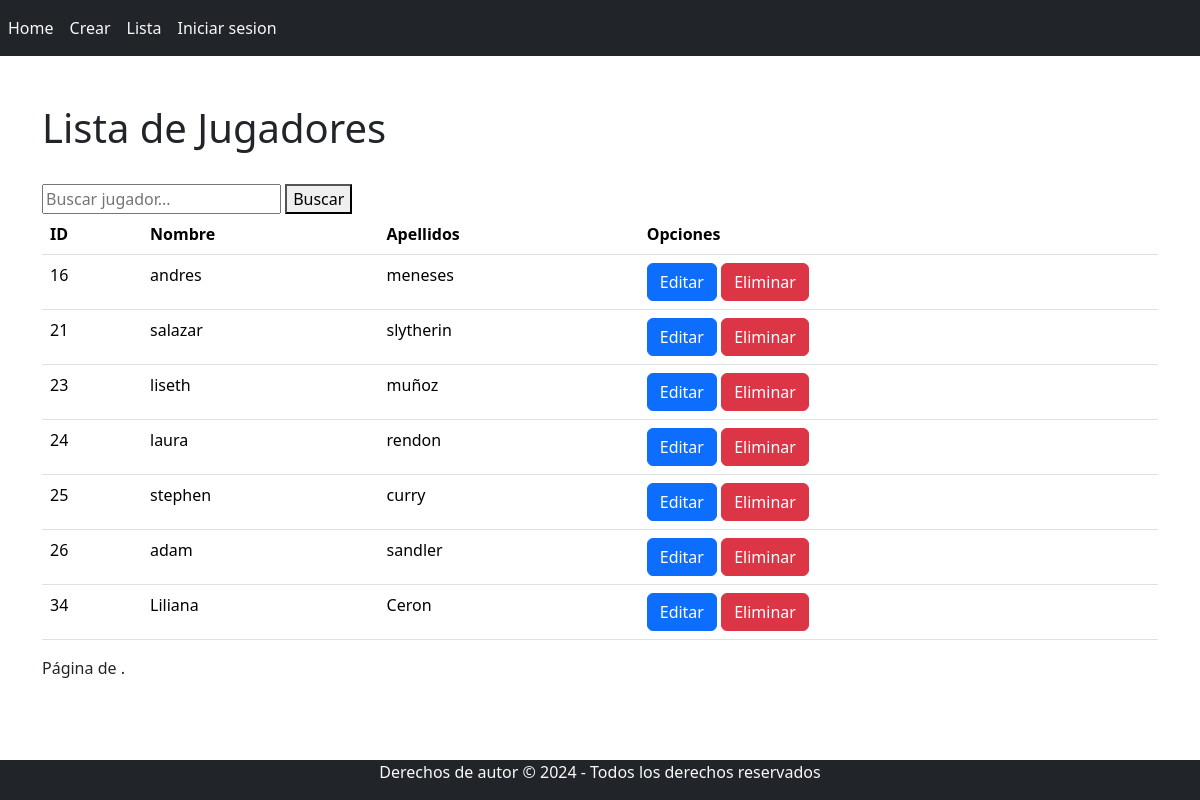
The app's page /lista/ with its own data.
### apps/funciones/models.py (models this page shows)
class Jugador(models.Model):
    nombre = models.CharField(max_length=100)
    apellido = models.CharField(max_length=100)

### apps/funciones/views.py (the view)
# urls.py: path('lista/', listado.as_view(), name='listar_jugador'),
class listado(ListView):
    template_name = 'listar_jugador.html'
    context_object_name = 'page_obj'
    queryset = Jugador.objects.filter()

### template/listar_jugador.html (shortened to what this page needs)
{% extends 'index.html' %}
{% block body %}
<!DOCTYPE html>
<html lang="es">
<head>
</head>
<body>
<div class="container mt-5">
    <h1>Lista de Jugadores</h1>
<br>
    <form method="GET" action="{% url 'buscar_jugadores' %}">
        <input type="text" name="q" placeholder="Buscar jugador...">
        <button type="submit">Buscar</button>
    </form>
    <table class="table">
        <thead class="thead-dark">
            <tr>
                <th>ID</th>
                <th>Nombre</th>
                <th>Apellidos</th>
                <th>Opciones</th>
            </tr>
        </thead>
        <tbody>
            {% for jugador in  page_obj %}
            <tr>
                <td>{{ jugador.id }}</td>
                <td>{{ jugador.nombre }}</td>
                <td>{{ jugador.apellido }}</td>
                <td>
                    <a href="{% url 'actualizar' jugador.id %}" class="btn btn-primary">Editar</a>
                    <a href="{% url 'eliminar' jugador.id %}" class="btn btn-danger">Eliminar</a>
                </td>
            </tr>
            {% endfor %}
        </tbody>
    </table>
    <div class="pagination">
        <span class="step-links">
            <span class="current">
                Página {{ page_obj.number }} de {{ page_obj.paginator.num_pages }}.
            </span>
        </span>
    </div>
</div>
</body>
</html>
{% endblock body %}

### template/index.html (shortened to what this page needs)
<!DOCTYPE html>
<html lang="en">
<head>
    {% load static%}
    <link rel="stylesheet" href="{% static 'bootstrap/css/bootstrap.min.css' %}">
</head>
<body>
<nav class="navbar navbar-expand-lg navbar-dark bg-dark">
  <div class="collapse navbar-collapse text-light" id="navbarSupportedContent">
    <ul class="navbar-nav mr-auto">
      <li class="nav-item active ">
        <a class="nav-link text-light" href="{% url 'home' %}">Home</a>
      </li>
      <li class="nav-item">
        <a class="nav-link text-light" href="{% url 'agregar' %}">Crear</a>
      </li>
      <li class="nav-item">
        <a class="nav-link text-light" href="{% url 'paginacion' %}">Lista</a>
      </li>
      <li class="nav-item">
        <a class="nav-link text-light" href="{% url 'login' %}">Iniciar sesion</a>
      </li>
    </ul>
  </div>
</nav>
{% block body %}{% endblock body %}
<footer>
  {% include 'footer.html' %}
</footer>
</body>
</html>

### template/footer.html
<footer class="footer fixed-bottom bg-dark text-light">
    <div class="container text-center">
        <p>Derechos de autor © 2024 - Todos los derechos reservados </p>
    </div>
</footer>

### records on screen
Jugador: id "16", nombre "andres", apellido "meneses"
Jugador: id "21", nombre "salazar", apellido "slytherin"
Jugador: id "23", nombre "liseth", apellido "muñoz"
Jugador: id "24", nombre "laura", apellido "rendon"
Jugador: id "25", nombre "stephen", apellido "curry"
Jugador: id "26", nombre "adam", apellido "sandler"
Jugador: id "34", nombre "Liliana", apellido "Ceron"
